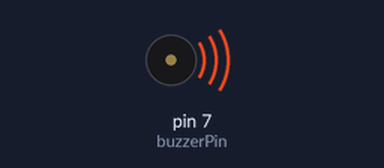
A program run on a simulated Arduino Uno, built with avr-gcc and run on an emulated ATmega328P. Parts: buzzer (waves = sounding).

Above: at 0.1 s.
At 0.7 s:
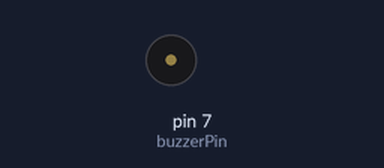
Timing chart, 0 to 2.2 s (numbered marks = the images above):
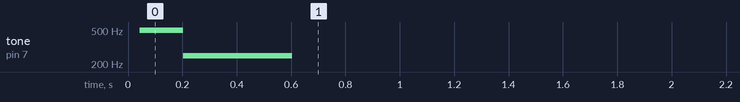

Measured:
- by itself, tone on pin 7 (buzzerPin): silent → 496 Hz at 0.04 s, → 249 Hz 0.16 s later, → silent 0.40 s later

The program:

main.cpp
```cpp
#include <Arduino.h> // remove this line if you are using Arduino IDE

/*
Simple 2 tone buzzer circuit
This code will sound a buzzer for 6 seconds,
first with a 500 Hz tone for 80 cycles, then with a 250 Hz tone for 100 cycles.

If you complete this activity early play around with the following:
- Change the delay times in the for loops and see how it affects the sound.
- Change the number of cycles in the for loops and see how it affects the sound.
- Try to combine the LED and buzzer circuits to make a light and sound circuit.
*/

unsigned long second = 1000; // 1 second in milliseconds
const int buzzerPin = 7; // Pin connected to the buzzer
const unsigned long buzzerDuration = 6 * second; // 6 seconds in milliseconds

void setup() {
  pinMode(buzzerPin, OUTPUT); // Set buzzer pin as output
  if (millis() < buzzerDuration) {  // Check if 6 seconds have passed
    unsigned char i;

    for (i = 0; i < 80; i++) // loops 80 times
    {
      digitalWrite(buzzerPin, HIGH); // Turn the buzzer on
      delay(1);                     // Wait for 1 milliseconds
      digitalWrite(buzzerPin, LOW);  // Turn the buzzer off
      delay(1);                     // Wait for 1 milliseconds
      }

    for ( i = 0; i < 100; i++) // loops 100 times
    {
      digitalWrite(buzzerPin, HIGH); // Turn the buzzer on
      delay(2);                     // Wait for 1 milliseconds
      digitalWrite(buzzerPin, LOW);  // Turn the buzzer off
      delay(2);                     // Wait for 1 milliseconds
      }

    }
}

void loop() {
  // The loop function is intentionally left empty
  // as the buzzer will only sound once in setup
}
```
